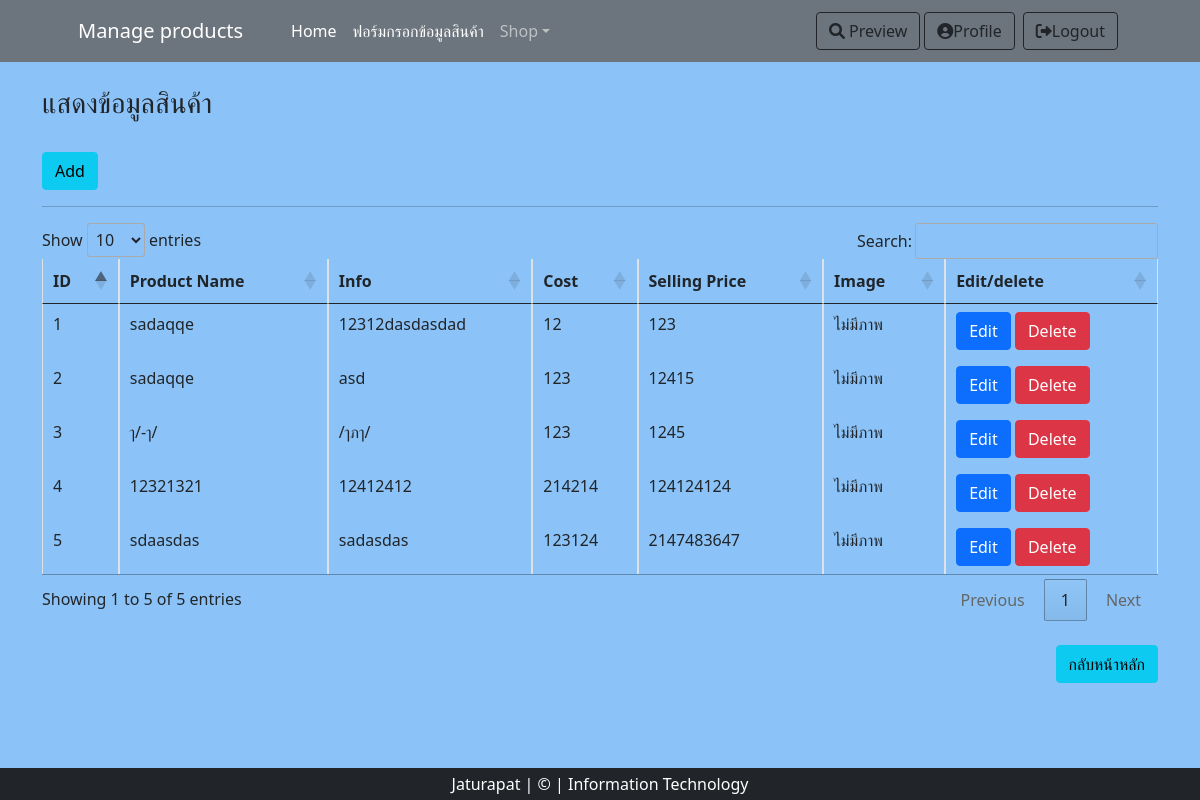
Screenshot of /previewlogin.php with the database file from the repository.
### tables this page shows
CREATE TABLE `hw06` (
  `id` int(200) NOT NULL,
  `proname` varchar(200) NOT NULL,
  `info` varchar(200) NOT NULL,
  `cost` int(200) NOT NULL,
  `Selling` int(200) NOT NULL,
  `img` varchar(300) NOT NULL
);

### previewlogin.php (the view, shortened to what this page needs)
<?php
include('config.php');
include('navlogin.php');
include('footer.php');
?>
<!DOCTYPE html>
<html lang="en">
<head>
    <link href="https://cdn.jsdelivr.net/npm/bootstrap-icons@1.5.0/font/bootstrap-icons.css" rel="stylesheet" />
    <link href="assets/css/styles.css" rel="stylesheet" />
    <link rel="stylesheet" href="https://cdnjs.cloudflare.com/ajax/libs/font-awesome/6.0.0-beta3/css/all.min.css">
    <link rel="stylesheet" href="https://cdn.datatables.net/1.11.3/css/jquery.dataTables.min.css">
</head>
<body>
    <div class="container">
        <h3 class="mt-4">แสดงข้อมูลสินค้า</h3><br>
        <a href="uplondlogin.php" class="btn btn-info">Add</a>
        <hr>
        <table id="productTable" class="table table-bordered">
            <thead>
                <tr>
                    <th>ID</th>
                    <th>Product Name</th>
                    <th>Info</th>
                    <th>Cost</th>
                    <th>Selling Price</th>
                    <th>Image</th>
                    <th>Edit/delete</th>
                </tr>
            </thead>
            <tbody>
            <?php
           $sql = "SELECT * FROM hw06";
            try {
                $stmt = $conn->prepare($sql);
                $stmt->execute();
                $result = $stmt->fetchAll(PDO::FETCH_ASSOC);
                if ($result) {
                    foreach ($result as $row) {
                        echo "<tr>";
                        echo "<td>" . htmlspecialchars($row['id']) . "</td>";
                        echo "<td>" . htmlspecialchars($row['proname']) . "</td>";
                        echo "<td>" . htmlspecialchars($row['info']) . "</td>";
                        echo "<td>" . htmlspecialchars($row['cost']) . "</td>";
                        echo "<td>" . htmlspecialchars($row['Selling']) . "</td>";
                        if (isset($row['Img']) && !empty($row['Img'])) {
                        echo "<td><img src='" . htmlspecialchars($row['Img']) . "' width='100' height='100'></td>";
                        } else {
                            echo "<td>ไม่มีภาพ</td>";
                        }
                        echo "<td>";
                        echo "<button class='btn btn-primary edit-btn' data-id='" . htmlspecialchars($row['id']) . "'>Edit</button> ";
                        echo "<button class='btn btn-danger delete-btn' data-id='" . htmlspecialchars($row['id']) . "'>Delete</button>";
                        echo "</td>";
                        echo "</tr>";
                    }
                } else {
                    echo "<tr><td colspan='7'>ไม่มีข้อมูลสินค้า</td></tr>";
                }
            } catch (PDOException $e) {
                echo "<tr><td colspan='7'>Error: " . $e->getMessage() . "</td></tr>";
            }
            ?>
            </tbody>
        </table>
        <p class="text-end"><br>
            <a href="index.php" class="btn btn-info">กลับหน้าหลัก</a>
        </p>
    </div>
</body>
</html>

### Navlogin.php (shortened to what this page needs)
<!DOCTYPE html>
<html lang="en">
<head>
    <link href="https://cdn.jsdelivr.net/npm/bootstrap-icons@1.5.0/font/bootstrap-icons.css" rel="stylesheet" />
    <link href="assets/css/styles.css" rel="stylesheet" />
    <link rel="stylesheet" href="https://cdnjs.cloudflare.com/ajax/libs/font-awesome/6.0.0-beta3/css/all.min.css">
</head>
<body>
    <nav class="navbar navbar-expand-lg navbar-dark bg-secondary">
        <div class="container px-4 px-lg-5">
            <a class="navbar-brand" href="homeadmin.php">Manage products</a>
            <div class="collapse navbar-collapse" id="navbarSupportedContent">
                <ul class="navbar-nav me-auto mb-2 mb-lg-0 ms-lg-4">
                    <li class="nav-item"><a class="nav-link active" aria-current="page" href="homeadmin.php">Home</a></li>
                    <li class="nav-item"><a class="nav-link active" href="uplondlogin.php">ฟอร์มกรอกข้อมูลสินค้า</a></li>
                    <li class="nav-item dropdown">
                        <a class="nav-link dropdown-toggle" id="navbarDropdown" href="#" role="button" data-bs-toggle="dropdown" aria-expanded="false">Shop</a>
                    </li>
                </ul>
                <a href="previewlogin.php" class="btn btn-outline-dark">
                    <i class="fas fa-search"></i>
                    Preview
                </a>
                <a href="profile.php" class="btn btn-outline-dark m-1"><i class="fas fa-user-circle"></i>Profile</a>
                <a href="home.php" class="btn btn-outline-dark m-1"><i class="fas fa-sign-out-alt"></i>Logout</a>
            </div>
        </div>
    </nav>

### Footer.php (shortened to what this page needs)
<footer class="py-1 bg-dark footer fixed-bottom">
    <div class="container">
        <p class="m-0 text-center text-white">Jaturapat | &copy; | Information Technology</p>
    </div>
</footer>
</body>
</html>

### rows the page displays
hw06: id "1", proname "sadaqqe", info "12312dasdasdad", cost "12", Selling "123"
hw06: id "2", proname "sadaqqe", info "asd", cost "123", Selling "12415"
hw06: id "3", proname "ๅ/-ๅ/", info "/ๅภๅ/", cost "123", Selling "1245"
hw06: id "4", proname "12321321", info "12412412", cost "214214", Selling "124124124"
hw06: id "5", proname "sdaasdas", info "sadasdas", cost "123124", Selling "2147483647"
